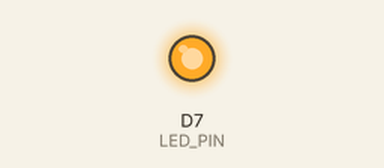
The sketch below on a simulated ESP8266 (NodeMCU). Parts: output pins drawn as LEDs (lit = HIGH). What the sketch prints to the serial monitor is not drawn.

Above: at 0.36 s.
At 0.8 s:
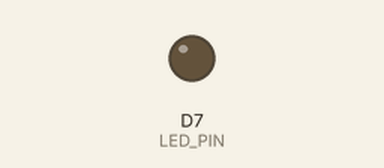
Timing chart, 0 to 40.0 s (numbered marks = the images above):
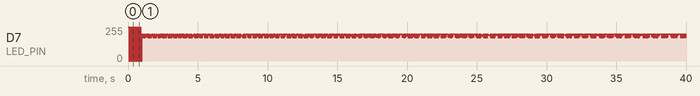

The sketch:

curve.pde
```cpp
/* Draw a curve that will result in a straight line using the Bresenham algorithm */

/* CM 2009NOV23 add subroutines to drive stepper motors directly from digital outputs */
/* CM 2009JUL04 */
/* CM 2009MAY27 */
/* CM 2009MAY25 */

/* allow for easy exchange of float and double formats*/
#define real double

/* Function pointers will only work if we sneak them in through a header */
#include "curve.h"

const byte LED_PIN=13;
const int wait=20;

/* attachment points of threads */
real attach_p[4]=
{
  -10000, 0,
   10000, 0
};
real *attach_pt[2]=
{
  attach_p,
  attach_p+2
};

/* start and end of line to draw */
real start[2]= {-7000,-12000};
real end[2]= {8000,-2000};

/* safeguard: maximum number of iterations */
static int maxiterations= 32767;

/* stepper motor interface setup */
int pins_nums[2][4]=
{
  {4, 5, 6, 7},
  {8, 9, 10, 11}
};
int *pins[2]=
{
  pins_nums[0],
  pins_nums[1]
};
int stepindex[2];  /* step indices for axes */
int halfstep[8]= { 1, 3, 2, 6, 4, 12, 8, 9 };  /* active outputs for half step sequences */

static void drive_pins(int pattern, int *p)
{
  int pin;
  // Serial.print("[");
  for (pin= 0; pin<4; pin++)
  {
    // Serial.print(pattern & (1<<pin) ? "L" : "H");
    digitalWrite(p[pin], pattern & (1<<pin) ? LOW : HIGH);
  }
  // Serial.println("]");
}

static inline void setup_step()
{
  int axis;
  int pin;
  for (axis= 0; axis<2; axis++)
  {
    for (pin= 0; pin<4; pin++)
    {
      int p= pins[axis][pin];
      pinMode(p, OUTPUT);
      digitalWrite(p, HIGH);
    }
    drive_pins(halfstep[stepindex[axis]= 0], pins[axis]);
  }
}

static inline void finish_step()
{
  int axis;
  int pin;
  for (axis= 0; axis<2; axis++)
  {
    for (pin= 0; pin<4; pin++)
    {
      int p= pins[axis][pin];
      digitalWrite(p, HIGH);
      pinMode(p, INPUT);
    }
  }
}

static inline int halbschritt(int richtung, int *index, int *p)
{
  int i;
  i= (*index + (richtung? -1 : 1)) & 7;
  *index = i;
  drive_pins(halfstep[i], p);
  return i;
}

/* sign function that never returns zero */
static inline int sign(real in)
{
  return in < 0 ? -1 : 1;
}

/* step function that operates stepper motor */
static inline void schritt(int richtung, int achse)
{
  int *pinset;
  pinset= pins[achse];
  Serial.print(richtung>=0 ? '+' : '-');
  halbschritt(richtung>=0, stepindex+achse, pinset);
  Serial.println(achse==0 ? 'x' : 'y');
}


/* draw function that dumps the information to the serial port */
static inline void draw(int x, int y)
{
  digitalWrite(LED_PIN, HIGH);
  Serial.print("(");
  Serial.print(x);
  Serial.print(",");
  Serial.print(y);
  Serial.println(")");
//  delay(wait);
  digitalWrite(LED_PIN, LOW);
//  delay(wait);
}

/* round floating point vector to integer */
static inline void round_vector(real *x, int *k)
{
	int i;
	for (i= 0; i<2; i++)
	{
		k[i]= lround(x[i]);
	}
}

/* transform cartesian coordinates to radii */
static inline void cartesian_to_radii(real **attach_point, real *cartesian, real *radii)
{
	static real d[2][2];
	real accu;
	int i,j;
	for (i= 0; i<2; i++)
	{
		for (j=0; j<2; j++)
		{
			d[i][j]= cartesian[j]-attach_point[i][j];
		}
		radii[i]= hypot(d[i][0],d[i][1]);
	}
}

/* transforma cartesian coordinates to radii and convert to integer */
static inline void round_cartesian_to_radii(real **attach_point, real *cartesian, int *radii)
{
	real floatingpoint[2];
	cartesian_to_radii(attach_point, cartesian, floatingpoint);
	round_vector(floatingpoint, radii);
}

/* criterion to continue drawing a line */
static inline int continueDrawing(int *point, int *endpoint, real *gradient)
{
	int v[2];	// distance vector between point and endpoint
	real d;		// projection of distance on curve tangent
	int i;

	for (i= 0; i<2; i++)
	{
		v[i]= point[i]-endpoint[i];
	}
	d= gradient[0]*v[1]-gradient[1]*v[0];
	return d*d*2 > gradient[0]*gradient[0]+gradient[1]*gradient[1];
}

/* Bresenham algorithm for the muralizer curve */
int bresenham_muralizer(  // return number of points drawn
  real *start,
  real *end,
  real **attach_point)
{
	int iterations;

	static real X0[2];
	static real DX[2];
	static real x[2];
	static real dx[2];
	static real skew[2];
	static real dx2[2];
	real D2;
	real d2;
	real DXdx;
	real DXdx2;
	real aDXdx;  // antisymmetric term
	real askew;  // antisymmetric skew term
	real sV;     // symmetric vector term
	real aV;     // antisymmetric vector term
	static real V[2];   // vector elements
	real C;      // constant
real a, d, e;

	int i,j;

	real discriminant;
	static real gradient[2];
	static int point[2];
	static int endpoint[2];

	static real R[2];	// coordinates squared
	real M;		// matrix term
	int dir;	// direction of line drawing

	static int stepdir[2];	// direction of step
	int fastidx;
	int slowidx;
	static int newpoint[2][2];
	static real newR[2][2];
	static real newdiscriminant[2];
	int selection;

	// set up coefficients
	for (i= 0; i<2; i++)
	{
		DX[i]= attach_point[1][i]-attach_point[0][i];
		X0[i]= (attach_point[0][i]+attach_point[1][i])/2;
		dx[i]= end[i]-start[i];
		x[i]= (end[i]+start[i])/2;
		skew[i]= x[i]-X0[i];
		dx2[i]= dx[i]*dx[i];
	}
	D2= DX[0]*DX[0]+DX[1]*DX[1];
	d2= dx2[0]+dx2[1];
	DXdx= DX[0]*dx[0]+DX[1]*dx[1];
	DXdx2= DXdx*DXdx;
	aDXdx= DX[0]*dx[1]-DX[1]*dx[0];
	askew= skew[0]*dx[1]-skew[1]*dx[0];
	sV= DXdx2*(-2);
	aV= aDXdx*askew*4;

	V[0]= sV - aV;
	V[1]= sV + aV;

	C= D2*(DXdx2+askew*askew*4);
	a= d2/C;
	d= V[0]/C;
	e= V[1]/C;
Serial.println(a);
Serial.println(d);
Serial.println(e);

	// set up initial conditions
	round_cartesian_to_radii(attach_point, end, endpoint);
	round_cartesian_to_radii(attach_point, start, point);

	draw(point[0],point[1]);
	draw(endpoint[0],endpoint[1]);

	for (i= 0; i<2; i++)
	{
		R[i]= real(point[i])*point[i];
	}
Serial.println(R[0]);
Serial.println(R[1]);
	dir= sign(DXdx);
	M= a*(R[0]-R[1]);
Serial.println(M);
Serial.println(d);
Serial.println(e);
	discriminant= R[0]*(d+M) + R[1]*(e-M) + 1.0;
Serial.println(discriminant);
	gradient[0]= a*R[0] + M + d;
	gradient[1]= a*R[1] - M + e;

	// iteration
	for (iterations= 0; continueDrawing(point, endpoint, gradient) && iterations < maxiterations; iterations++)
	{
		stepdir[0]= -dir*sign(gradient[1]);
		stepdir[1]=  dir*sign(gradient[0]);
//draw(stepdir[0],stepdir[1]);

		if (abs(gradient[0]*point[0]) < abs(gradient[1]*point[1]))
		{
			fastidx= 0;
		}
		else
		{
			fastidx= 1;
		}
		slowidx= 1 - fastidx;

		for (i= 0; i<2; i++)
		{
			newpoint[i][fastidx]= point[fastidx] + stepdir[fastidx];
		}
		newpoint[0][slowidx]= point[slowidx];
		newpoint[1][slowidx]= point[slowidx] + stepdir[slowidx];
		for (i= 0; i<2; i++)
		{
			for (j= 0; j<2; j++)
			{
				newR[i][j]= real(newpoint[i][j])*newpoint[i][j];
			}
			M= a*(newR[i][0]-newR[i][1]);
			newdiscriminant[i]= newR[i][0]*(d+M) + newR[i][1]*(e-M) + 1.0;
		}
		if (abs(newdiscriminant[0]) < abs(newdiscriminant[1]))
		{
			selection= 0;
		}
		else
		{
			selection= 1;
		}
		for (i= 0; i<2; i++)
		{
			point[i]= newpoint[selection][i];
			R[i]= newR[selection][i];
		}
		discriminant= newdiscriminant[selection];
		M= a*(R[0]-R[1]);
		gradient[0]= a*R[0] + M + d;
		gradient[1]= a*R[1] - M + e;

		schritt(stepdir[fastidx],fastidx);
		if (selection==1)
		{
			schritt(stepdir[slowidx],slowidx);
		}
		draw(point[0],point[1]);
	}
	return iterations;
}

/* initialize serial interface */
void cereal_init(int baudrate)
{
  byte k;

  pinMode(LED_PIN, OUTPUT);
  for (k=0; k<5; k++)
  {
    digitalWrite(LED_PIN, HIGH);
    delay(wait<<2);
    digitalWrite(LED_PIN, LOW);
    delay(wait<<2);
  }
  Serial.begin(baudrate);
}

/* arduino setup function */
void setup()
{
  cereal_init(9600);
  setup_step();
  int pixels;

  if (true)
  {
     pixels= bresenham_muralizer(start, end, attach_pt);

     Serial.print("Pixels drawn: ");
     Serial.println(pixels);
  }
  finish_step();
}

/* arduino loop function */
void loop()
{
    ;
}
```

curve.h
```cpp
/* Draw a curve that will result in a straight line using the Bresenham algorithm */

/* CM 2009MAY25 */

/* Function pointers will only work if we sneak them in through a header */
/* but right now, we don't have any */
```
